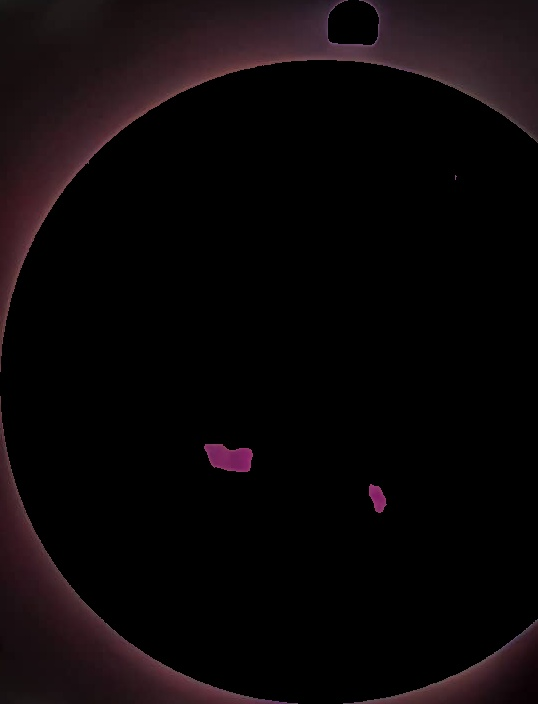
#> input picture savedImage.jpg, 538 x 704 px
$ python reverse_mask.py
#> lines starting #> are read from the running program, lines starting #| are printed output that depends on the picture
import cv2
import numpy as np

# Load binary mask image
mask = cv2.imread('savedImage.jpg', cv2.IMREAD_GRAYSCALE)
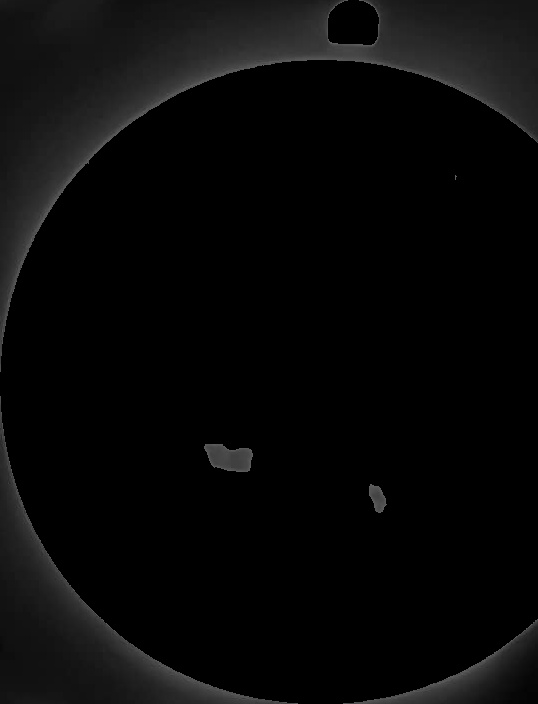
#> mask: shape (704, 538); min 0, max 110, mean 8.3

# Create a color map using numpy arrays
color_map = np.zeros((256, 1, 3), dtype=np.uint8)
color_map[:, 0, 2] = np.arange(256)  # Set red channel to a range of values
color_map[:, 0, 1] = 255 - np.arange(256)  # Set green channel to the complement of the red channel
color_map[:, 0, 0] = 255 - np.arange(256)  # Set blue channel to the complement of the red channel

# Apply the color map to the binary mask image
colored_mask = cv2.applyColorMap(mask, color_map)
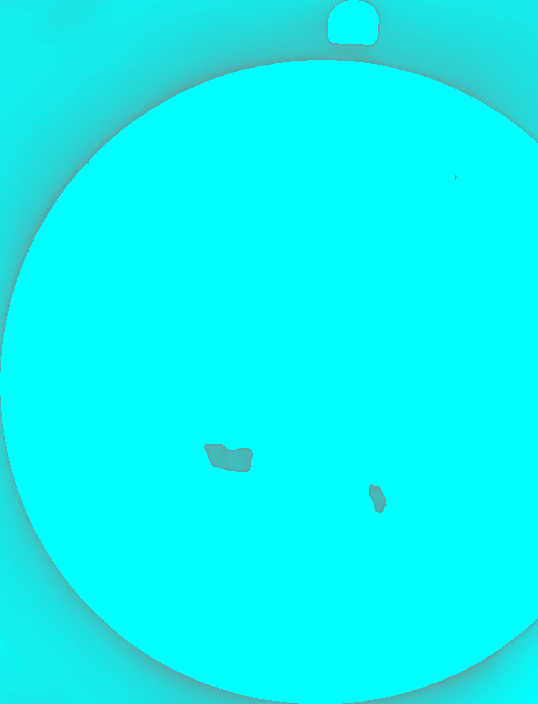
#> colored_mask: shape (704, 538, 3); mean B, G, R 246.7, 246.7, 8.3

# Display the results
cv2.imshow('Binary Mask', mask)
cv2.imshow('Colored Mask', colored_mask)
cv2.waitKey(0)
cv2.destroyAllWindows()

$ run again, with malarai1t.jpeg copied over savedImage.jpg
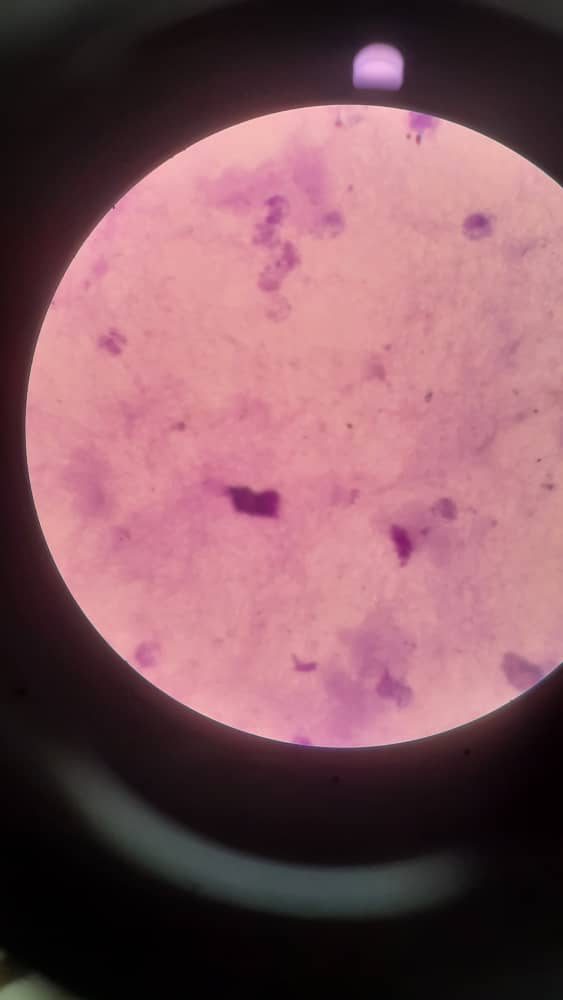
#> input picture malarai1t.jpeg, 563 x 1000 px
#> `mask = cv2.imread('savedImage.jpg', cv2.IMREAD_GRAYSCALE)`:
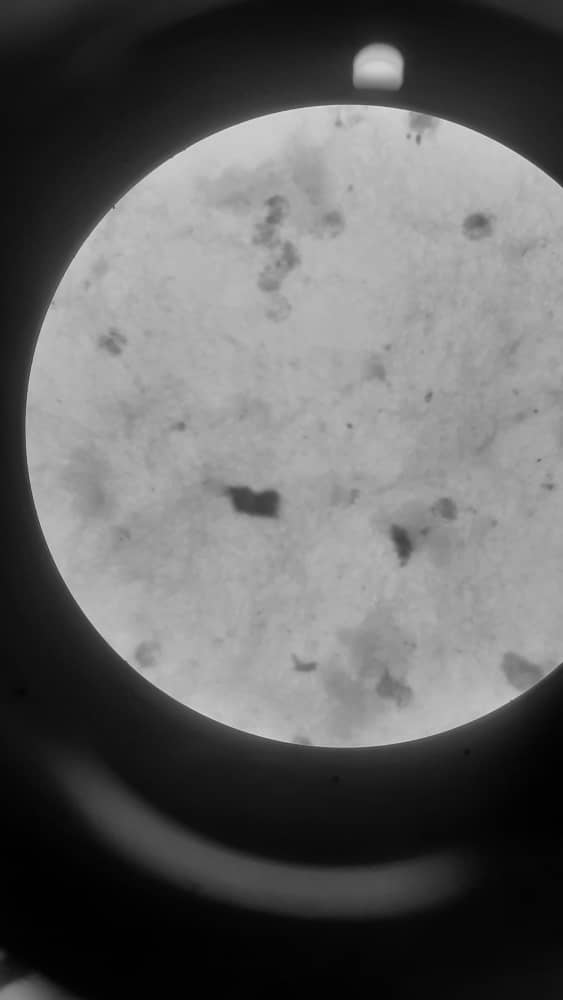
#> mask: shape (1000, 563); min 1, max 229, mean 98.5
#> `colored_mask = cv2.applyColorMap(mask, color_map)`:
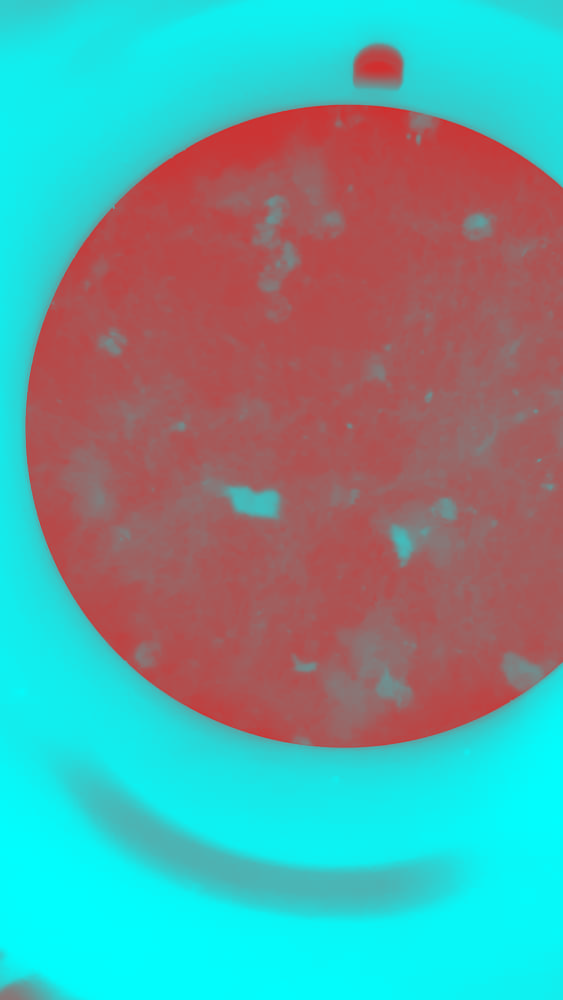
#> colored_mask: shape (1000, 563, 3); mean B, G, R 156.5, 156.5, 98.5
